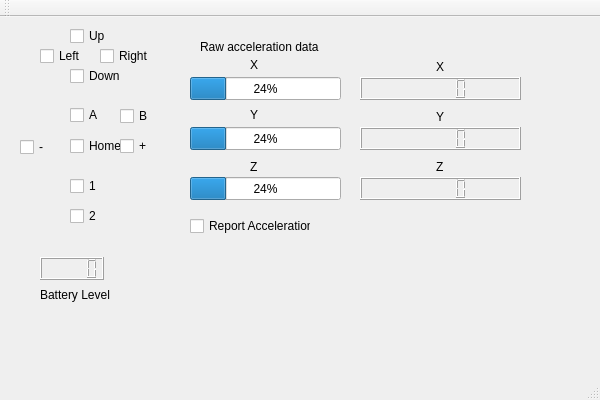
<?xml version="1.0" encoding="UTF-8"?>
<ui version="4.0">
 <class>WMainWindow</class>
 <widget class="QMainWindow" name="WMainWindow">
  <property name="geometry">
   <rect>
    <x>0</x>
    <y>0</y>
    <width>600</width>
    <height>400</height>
   </rect>
  </property>
  <property name="windowTitle">
   <string>WMainWindow</string>
  </property>
  <widget class="QWidget" name="centralWidget">
   <widget class="QCheckBox" name="radio_up">
    <property name="geometry">
     <rect>
      <x>70</x>
      <y>10</y>
      <width>51</width>
      <height>18</height>
     </rect>
    </property>
    <property name="text">
     <string>Up</string>
    </property>
   </widget>
   <widget class="QCheckBox" name="radio_left">
    <property name="geometry">
     <rect>
      <x>40</x>
      <y>30</y>
      <width>41</width>
      <height>18</height>
     </rect>
    </property>
    <property name="text">
     <string>Left</string>
    </property>
   </widget>
   <widget class="QCheckBox" name="radio_right">
    <property name="geometry">
     <rect>
      <x>100</x>
      <y>30</y>
      <width>84</width>
      <height>18</height>
     </rect>
    </property>
    <property name="text">
     <string>Right</string>
    </property>
   </widget>
   <widget class="QCheckBox" name="radio_down">
    <property name="geometry">
     <rect>
      <x>70</x>
      <y>50</y>
      <width>84</width>
      <height>18</height>
     </rect>
    </property>
    <property name="text">
     <string>Down</string>
    </property>
   </widget>
   <widget class="QCheckBox" name="radio_a">
    <property name="geometry">
     <rect>
      <x>70</x>
      <y>88</y>
      <width>41</width>
      <height>20</height>
     </rect>
    </property>
    <property name="text">
     <string>A</string>
    </property>
   </widget>
   <widget class="QCheckBox" name="radio_minus">
    <property name="geometry">
     <rect>
      <x>20</x>
      <y>120</y>
      <width>41</width>
      <height>20</height>
     </rect>
    </property>
    <property name="text">
     <string>-</string>
    </property>
   </widget>
   <widget class="QCheckBox" name="radio_home">
    <property name="geometry">
     <rect>
      <x>70</x>
      <y>120</y>
      <width>61</width>
      <height>18</height>
     </rect>
    </property>
    <property name="text">
     <string>Home</string>
    </property>
   </widget>
   <widget class="QCheckBox" name="radio_plus">
    <property name="geometry">
     <rect>
      <x>120</x>
      <y>120</y>
      <width>31</width>
      <height>18</height>
     </rect>
    </property>
    <property name="text">
     <string>+</string>
    </property>
   </widget>
   <widget class="QCheckBox" name="radio_b">
    <property name="geometry">
     <rect>
      <x>120</x>
      <y>90</y>
      <width>31</width>
      <height>18</height>
     </rect>
    </property>
    <property name="text">
     <string>B</string>
    </property>
   </widget>
   <widget class="QCheckBox" name="radio_1">
    <property name="geometry">
     <rect>
      <x>70</x>
      <y>160</y>
      <width>84</width>
      <height>18</height>
     </rect>
    </property>
    <property name="text">
     <string>1</string>
    </property>
   </widget>
   <widget class="QCheckBox" name="radio_2">
    <property name="geometry">
     <rect>
      <x>70</x>
      <y>190</y>
      <width>84</width>
      <height>18</height>
     </rect>
    </property>
    <property name="text">
     <string>2</string>
    </property>
   </widget>
   <widget class="QProgressBar" name="acceleration_x">
    <property name="geometry">
     <rect>
      <x>190</x>
      <y>60</y>
      <width>151</width>
      <height>23</height>
     </rect>
    </property>
    <property name="value">
     <number>24</number>
    </property>
   </widget>
   <widget class="QLabel" name="label">
    <property name="geometry">
     <rect>
      <x>250</x>
      <y>40</y>
      <width>16</width>
      <height>16</height>
     </rect>
    </property>
    <property name="text">
     <string>X</string>
    </property>
   </widget>
   <widget class="QProgressBar" name="acceleration_y">
    <property name="geometry">
     <rect>
      <x>190</x>
      <y>110</y>
      <width>151</width>
      <height>23</height>
     </rect>
    </property>
    <property name="value">
     <number>24</number>
    </property>
   </widget>
   <widget class="QLabel" name="label_2">
    <property name="geometry">
     <rect>
      <x>250</x>
      <y>90</y>
      <width>16</width>
      <height>16</height>
     </rect>
    </property>
    <property name="text">
     <string>Y</string>
    </property>
   </widget>
   <widget class="QProgressBar" name="acceleration_z">
    <property name="geometry">
     <rect>
      <x>190</x>
      <y>160</y>
      <width>151</width>
      <height>23</height>
     </rect>
    </property>
    <property name="value">
     <number>24</number>
    </property>
   </widget>
   <widget class="QLabel" name="label_3">
    <property name="geometry">
     <rect>
      <x>250</x>
      <y>140</y>
      <width>20</width>
      <height>20</height>
     </rect>
    </property>
    <property name="text">
     <string>Z</string>
    </property>
   </widget>
   <widget class="QCheckBox" name="report_acceleration">
    <property name="geometry">
     <rect>
      <x>190</x>
      <y>200</y>
      <width>121</width>
      <height>18</height>
     </rect>
    </property>
    <property name="text">
     <string>Report Acceleration</string>
    </property>
   </widget>
   <widget class="QLabel" name="label_4">
    <property name="geometry">
     <rect>
      <x>200</x>
      <y>20</y>
      <width>121</width>
      <height>20</height>
     </rect>
    </property>
    <property name="text">
     <string>Raw acceleration data</string>
    </property>
   </widget>
   <widget class="QLabel" name="label_5">
    <property name="geometry">
     <rect>
      <x>436</x>
      <y>90</y>
      <width>20</width>
      <height>20</height>
     </rect>
    </property>
    <property name="text">
     <string>Y</string>
    </property>
   </widget>
   <widget class="QLabel" name="label_6">
    <property name="geometry">
     <rect>
      <x>436</x>
      <y>140</y>
      <width>20</width>
      <height>20</height>
     </rect>
    </property>
    <property name="text">
     <string>Z</string>
    </property>
   </widget>
   <widget class="QLabel" name="label_7">
    <property name="geometry">
     <rect>
      <x>436</x>
      <y>40</y>
      <width>20</width>
      <height>20</height>
     </rect>
    </property>
    <property name="text">
     <string>X</string>
    </property>
   </widget>
   <widget class="QLCDNumber" name="real_acceleration_x">
    <property name="geometry">
     <rect>
      <x>360</x>
      <y>60</y>
      <width>161</width>
      <height>23</height>
     </rect>
    </property>
   </widget>
   <widget class="QLCDNumber" name="real_acceleration_y">
    <property name="geometry">
     <rect>
      <x>360</x>
      <y>110</y>
      <width>161</width>
      <height>23</height>
     </rect>
    </property>
   </widget>
   <widget class="QLCDNumber" name="real_acceleration_z">
    <property name="geometry">
     <rect>
      <x>360</x>
      <y>160</y>
      <width>161</width>
      <height>23</height>
     </rect>
    </property>
   </widget>
   <widget class="QLCDNumber" name="battery_level">
    <property name="geometry">
     <rect>
      <x>40</x>
      <y>240</y>
      <width>64</width>
      <height>23</height>
     </rect>
    </property>
   </widget>
   <widget class="QLabel" name="label_8">
    <property name="geometry">
     <rect>
      <x>40</x>
      <y>270</y>
      <width>71</width>
      <height>16</height>
     </rect>
    </property>
    <property name="text">
     <string>Battery Level</string>
    </property>
   </widget>
  </widget>
  <widget class="QMenuBar" name="menuBar">
   <property name="geometry">
    <rect>
     <x>0</x>
     <y>0</y>
     <width>600</width>
     <height>22</height>
    </rect>
   </property>
  </widget>
  <widget class="QToolBar" name="mainToolBar">
   <attribute name="toolBarArea">
    <enum>TopToolBarArea</enum>
   </attribute>
   <attribute name="toolBarBreak">
    <bool>false</bool>
   </attribute>
  </widget>
  <widget class="QStatusBar" name="statusBar"/>
 </widget>
 <layoutdefault spacing="6" margin="11"/>
 <resources/>
 <connections/>
</ui>
